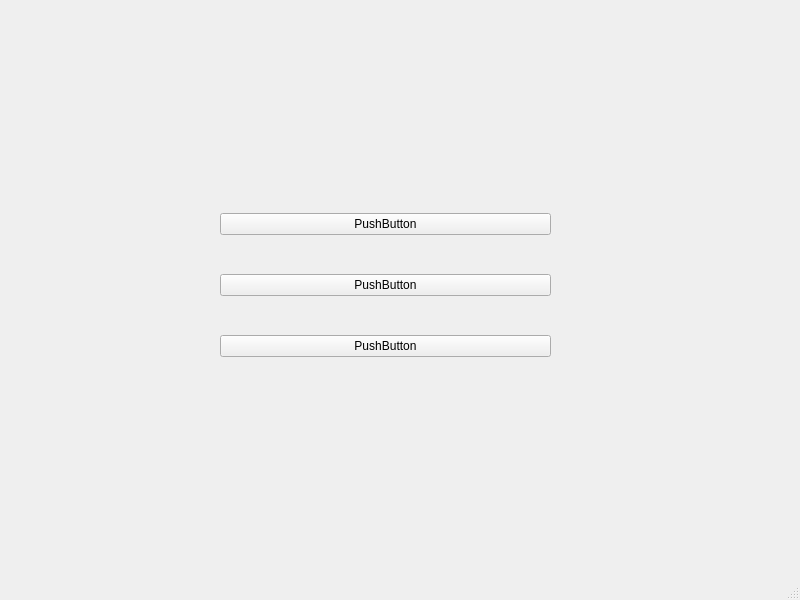
<?xml version="1.0" encoding="UTF-8"?>
<ui version="4.0">
 <class>MainWindow</class>
 <widget class="QMainWindow" name="MainWindow">
  <property name="geometry">
   <rect>
    <x>0</x>
    <y>0</y>
    <width>800</width>
    <height>600</height>
   </rect>
  </property>
  <property name="windowTitle">
   <string>MainWindow</string>
  </property>
  <widget class="QWidget" name="centralwidget">
   <widget class="QWidget" name="verticalLayoutWidget">
    <property name="geometry">
     <rect>
      <x>220</x>
      <y>180</y>
      <width>331</width>
      <height>211</height>
     </rect>
    </property>
    <layout class="QVBoxLayout" name="verticalLayout_4">
     <item>
      <widget class="QPushButton" name="pushButton_2">
       <property name="text">
        <string>PushButton</string>
       </property>
      </widget>
     </item>
     <item>
      <widget class="QPushButton" name="pushButton_3">
       <property name="text">
        <string>PushButton</string>
       </property>
      </widget>
     </item>
     <item>
      <widget class="QPushButton" name="pushButton">
       <property name="text">
        <string>PushButton</string>
       </property>
      </widget>
     </item>
    </layout>
   </widget>
  </widget>
  <widget class="QMenuBar" name="menubar">
   <property name="geometry">
    <rect>
     <x>0</x>
     <y>0</y>
     <width>800</width>
     <height>21</height>
    </rect>
   </property>
  </widget>
  <widget class="QStatusBar" name="statusbar"/>
 </widget>
 <resources/>
 <connections/>
</ui>
